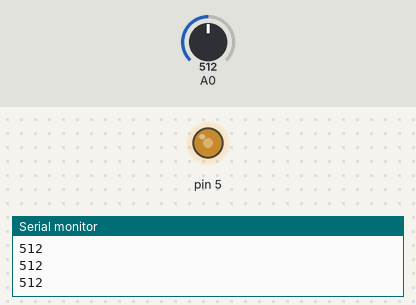
A sketch run on a simulated Arduino Uno, built with avr-gcc and run on an emulated ATmega328P. Shown: output pins drawn as LEDs (lit = HIGH), the last lines printed to the serial monitor. The test bench sets the inputs (shaded band); at power-on: A0 = 512.

Above: at 1.2 s.
1.3 s: A0 set to 716
At 2.1 s:
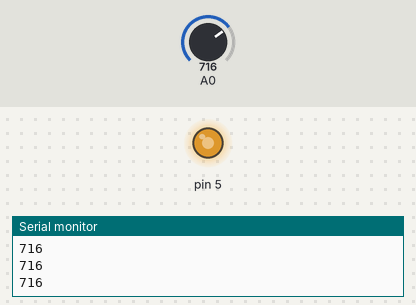
2.8 s: A0 set to 900
At 3.4 s:
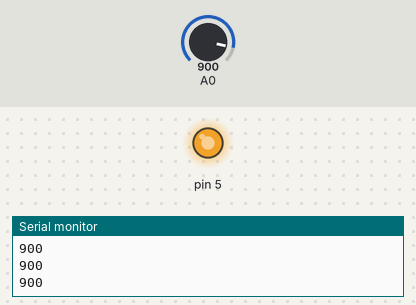
4.3 s: A0 set to 122
At 5.5 s:
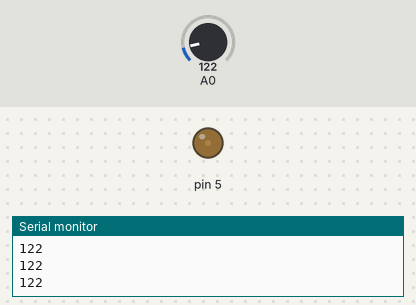
5.8 s: A0 set to 0
At 6.9 s:
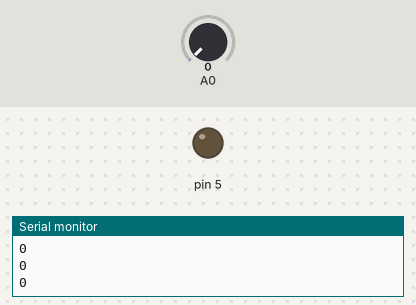
Timing chart, 0 to 8.3 s (numbered marks = the images above; inputs shaded):
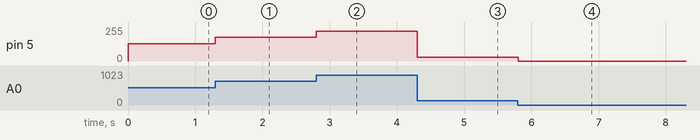

The sketch:

Motor_Control.ino
```cpp
//Alden Dent
//Motor Control
#include "Arduino.h"


void setup()
{
	pinMode(5, OUTPUT);
	Serial.begin(9600);

}

void loop()
{
	Serial.println(analogRead(0));
	analogWrite(5, analogRead(0)/4);   //Powers the transistor/motor according to the potentiometer
}
```

Measured:
- after the input at 1.3 s, pin 5: 128/255 → 179/255 at once
- after the input at 2.8 s, pin 5: 179/255 → 225/255 at once
- after the input at 4.3 s, pin 5: 225/255 → 30/255 at once
- after the input at 5.8 s, pin 5: 30/255 → 0/255 at once
